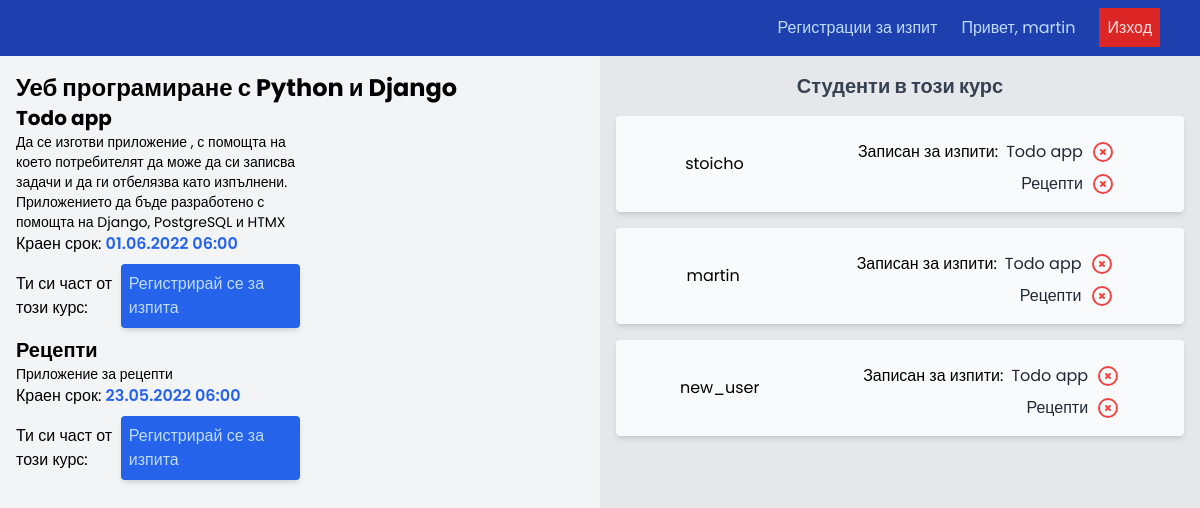
The page /modules/1/ (signed in) on the database its author committed.
### modules/models.py (models this page shows, shortened)
class Module(models.Model):
    name = models.CharField(max_length=255)
    description = models.TextField(blank=True)
    participants = models.ManyToManyField(User, related_name='modules')

class Exam(models.Model):
    module = models.ForeignKey(Module, related_name="exams", on_delete=models.CASCADE)
    name = models.CharField(max_length=255)
    description = models.TextField(blank=True)
    exam_date = models.DateTimeField()
    def humanize_date(self):
        return self.exam_date.strftime("%d.%m.%Y %H:%M")

### modules/views.py (the view)
# urls.py: path('<int:module_id>/', views.show, name='show'),
def show(request, module_id):
    module = Module.objects.get(pk=module_id)
    user_is_participant = request.user in module.participants.all()
    exams = module.exams.all()
    context = {
        'module': module,
        'user_is_participant': user_is_participant,
    }
    return render(request, 'modules/show.html', context)

### accounts/models.py (called while the page is built)
def is_registered_for_exam(self,exam):
    return self.exam_applications.filter(exam=exam).exists()

### modules/templatetags/exam_params.py (called while the page is built)
@register.filter(name='exam_params')
def exam_params(user_id, exam_id):
   user = User.objects.get(id=user_id)
   exam = Exam.objects.get(id=exam_id)
   return user.is_registered_for_exam(exam)

### templates/modules/show.html (shortened to what this page needs)
{% extends '../base.html' %}
{% load static %}
{% load dict_key %}
{% load exam_params %}
{%  block content %}
  <div class="flex justify-between ">
    <div class="w-1/2 p-4">
      <h1 class="text-2xl font-bold">{{module.name}}</h1>
      {% for exam in module.exams.all %}
        <div class="flex justify-between">
          <div class="w-1/2">
            <h2 class="text-xl font-bold">{{exam.name}}</h2>
            <p class="text-sm">{{exam.description}}</p>
            <p>Краен срок: <span class="font-semibold text-blue-600">{{exam.humanize_date}}</span></p>
            {% if user_is_participant and not request.user.id|exam_params:exam.id %}
              <div class="flex justify-between items-center my-2">
                <p class="">Ти си част от този курс:</p>
                <a href="{% url 'modules:new_exam_registration' module.id exam.id %}" class="bg-blue-600 text-blue-200 px-2 w-full py-2 rounded shadow-md">Регистрирай се за изпита</a>
              </div>
            {% endif %}
          </div>
          <div class="w-1/2">
          </div>
        </div>
      {% endfor %}
    </div>
    {% if user.is_authenticated %}
    <div class="w-1/2 h-screen bg-gray-200 p-4">
      <div class="flex flex-col">
        <h3 class="text-xl text-gray-700 font-bold text-center">Студенти в този курс</h3>
        {% for participant in module.participants.all %}
        <div class="flex flex-col  space-y-2 md:flex-row md:space-x-2 justify-around items-center mt-4 bg-gray-50 shadow-md rounded p-4">
          <a href="" class="text-center">{{participant.username}}</a>
          <div class="flex space-x-2 ">
            <p>Записан за изпити: </p>
            <div class="flex flex-col items-end space-y-2">
            {% for exam in module.exams.all %}
              {% if participant.id|exam_params:exam.id %}
                <div class="flex space-x-2">
                  <p class="text-gray-800">{{exam.name}}</p>
                  <svg class="text-green-500 w-6 h-6" xmlns="http://www.w3.org/2000/svg" class="h-6 w-6" fill="none" viewBox="0 0 24 24" stroke="currentColor" stroke-width="2">
                    <path stroke-linecap="round" stroke-linejoin="round" d="M9 12l2 2 4-4m6 2a9 9 0 11-18 0 9 9 0 0118 0z" />
                  </svg>
                </div>
                {% else %}
                <div class="flex space-x-2">
                  <p class="text-gray-800">{{exam.name}}</p>
                  <svg class="text-red-500 h-6 w-6" xmlns="http://www.w3.org/2000/svg" class="h-6 w-6" fill="none" viewBox="0 0 24 24" stroke="currentColor" stroke-width="2">
                    <path stroke-linecap="round" stroke-linejoin="round" d="M10 14l2-2m0 0l2-2m-2 2l-2-2m2 2l2 2m7-2a9 9 0 11-18 0 9 9 0 0118 0z" />
                  </svg>
                </div>
              {% endif %}
            {% endfor %}
          </div>
        </div>
        </div>
        {% endfor %}
      </div>
    </div>
    {% endif %}
  </div>
{% endblock %}

### templates/navbar.html (shortened to what this page needs)
<header class="bg-blue-800 p-4 text-blue-200">
  <nav>
    <ul class="flex justify-end items-center space-x-6">
      <li><a href="">Регистрации за изпит</a></li>
      {% if user.is_authenticated %}
        <li><a href="">Привет, {{request.user.username}}</a></li>
        <li><a class="p-2 bg-red-600 text-red-100" href="{% url 'accounts:logout'%}">Изход</a></li>
      {% else %}
        <li><a href="{% url 'accounts:login'%}">Вход</a></li>
        <li><a href="{% url 'accounts:register'%}">Регистрация</a></li>
      {% endif %}
    </ul>
  </nav>
</header>

### static/styles/base.css (style rules this page uses)
* { font-family: 'Poppins', sans-serif; }

### rows shown on the page
Module: name "Уеб програмиране с Python и Django"
Exam: name "Todo app", description "Да се изготви приложение , с помощта на което потребителят да може да си записва задачи и да ги отбелязва като изпълнени. Приложението да бъде разработено с помощта на Django, PostgreSQL и HTMX", humanize_date "01.06.2022 06:00", shows "Ти си част от този курс:"
Exam: name "Рецепти", description "Приложение за рецепти", humanize_date "23.05.2022 06:00", shows "Ти си част от този курс:"

### other values the page prints
{{ request.user.username }} "martin"
{{ participant.username }} "stoicho"
{{ participant.username }} "martin"
{{ participant.username }} "new_user"
